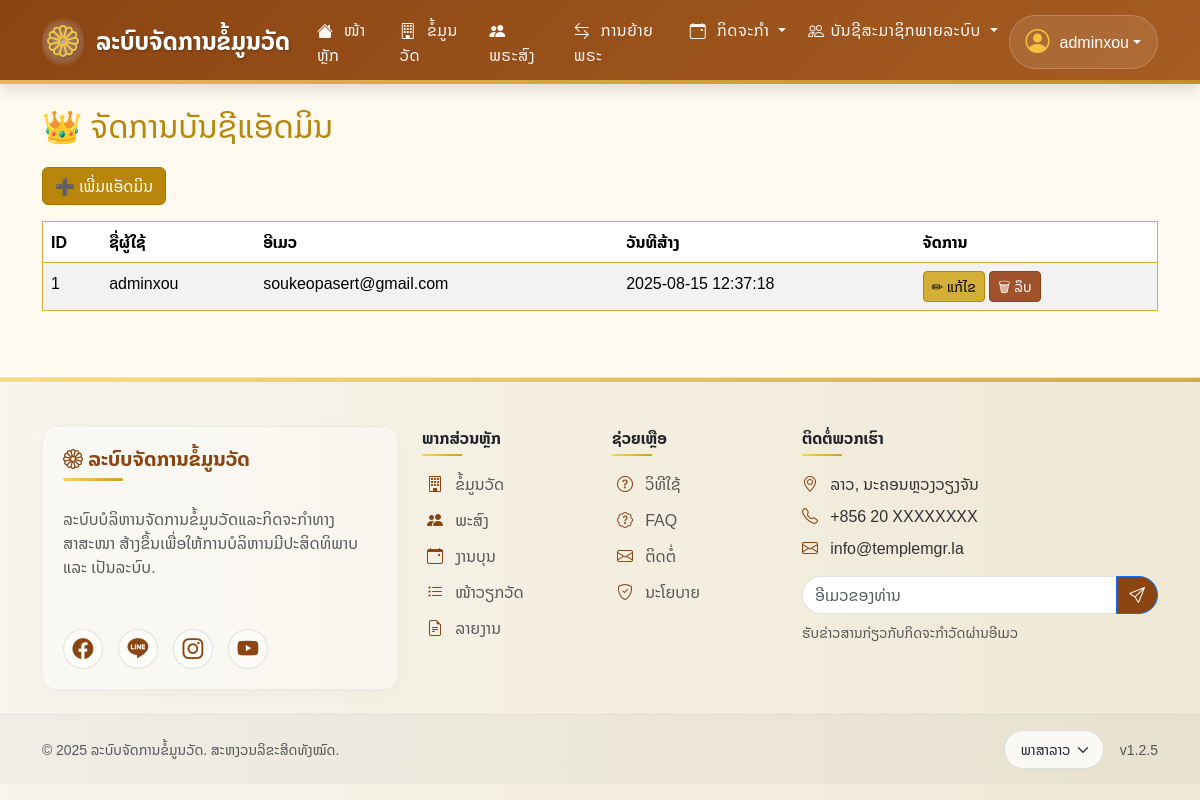
The page /admin/index.php (signed in) on the database its author committed.
### tables this page shows
CREATE TABLE `users` (
  `id` int(11) NOT NULL,
  `username` varchar(100) NOT NULL,
  `email` varchar(100) NOT NULL,
  `password` varchar(255) NOT NULL,
  `role` enum('admin','user') DEFAULT 'user',
  `created_at` timestamp NOT NULL DEFAULT current_timestamp(),
  `updated_at` timestamp NOT NULL DEFAULT current_timestamp() ON UPDATE current_timestamp()
);

### admin/index.php (the view, shortened to what this page needs)
<?php
require_once '../config.php';
$sql = "SELECT * FROM users WHERE role='admin' ORDER BY id DESC";
$result = $conn->query($sql);
include '../includes/header.php';
?>
<h2 style="color:#b8860b; margin-bottom:20px;">👑 ຈັດການບັນຊີແອັດມິນ</h2>
<a href="add.php" class="btn btn-success mb-3" style="background-color:#b8860b; border-color:#a87500;">➕ ເພີ່ມແອັດມິນ</a>
<table class="table table-striped table-hover" style="background: #fff8e1; color: #5c3a00; border: 1px solid #d4af37;">
    <thead style="background-color: #d4af37; color: #fff;">
        <tr>
            <th>ID</th>
            <th>ຊື່ຜູ້ໃຊ້</th>
            <th>ອີເມວ</th>
            <th>ວັນທີສ້າງ</th>
            <th>ຈັດການ</th>
        </tr>
    </thead>
    <tbody id="admin-table-body">
<?php $i = 1; ?>
<?php while($row = $result->fetch_assoc()): ?>
    <tr id="admin-row-<?= $row['id'] ?>">
        <td><?= $i ?></td>
        <td><?= htmlspecialchars($row['username'], ENT_QUOTES) ?></td>
        <td><?= htmlspecialchars($row['email'], ENT_QUOTES) ?></td>
        <td><?= $row['created_at'] ?></td>
        <td>
            <a href="edit.php?id=<?= $row['id'] ?>" class="btn btn-warning btn-sm" style="background-color:#d4af37; border-color:#b8860b;">✏ ແກ້ໄຂ</a>
            <button class="btn btn-danger btn-sm delete-btn"
                    data-id="<?= $row['id'] ?>"
                    data-username="<?= htmlspecialchars($row['username'], ENT_QUOTES) ?>"
                    style="background-color:#a0522d; border-color:#8b4513;">
                    🗑 ລຶບ
            </button>
        </td>
    </tr>
<?php $i++; endwhile; ?>
</tbody>
</table>
<?php include '../includes/footer.php'; ?>

### includes/header.php (style rules this page uses)
:root { --primary-color: #8b4513; --primary-dark: #6a340f; --primary-light: #a65c21; --secondary-color: #f5c242; --secondary-dark: #e0af30; --accent-color: #ffc107; --background-color: #fffaf0; --text-color: #333; --header-height: 75px; --gold-gradient: linear-gradient(135deg, #f8d568, #cb9b29); --wood-gradient: linear-gradient(135deg,rgb(139, 69, 19), #a65c21); }
body { font-family: 'Noto Sans Lao', sans-serif; background-color: var(--background-color); color: var(--text-color); overflow-x: hidden; }

### rows shown on the page
users: username "adminxou", email "soukeopasert@gmail.com", created_at "2025-08-15 12:37:18"

### other values the page prints
$userName "adminxou"
